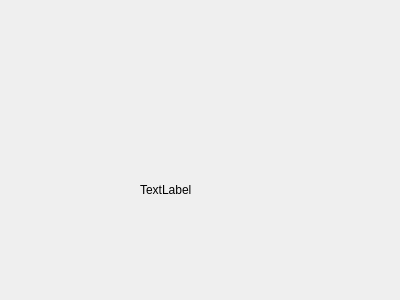
<?xml version="1.0" encoding="UTF-8"?>
<ui version="4.0">
 <class>Dialog</class>
 <widget class="QDialog" name="Dialog">
  <property name="geometry">
   <rect>
    <x>0</x>
    <y>0</y>
    <width>400</width>
    <height>300</height>
   </rect>
  </property>
  <property name="windowTitle">
   <string>Dialog</string>
  </property>
  <widget class="QLabel" name="label">
   <property name="geometry">
    <rect>
     <x>140</x>
     <y>180</y>
     <width>69</width>
     <height>19</height>
    </rect>
   </property>
   <property name="text">
    <string>TextLabel</string>
   </property>
  </widget>
 </widget>
 <resources/>
 <connections/>
</ui>
